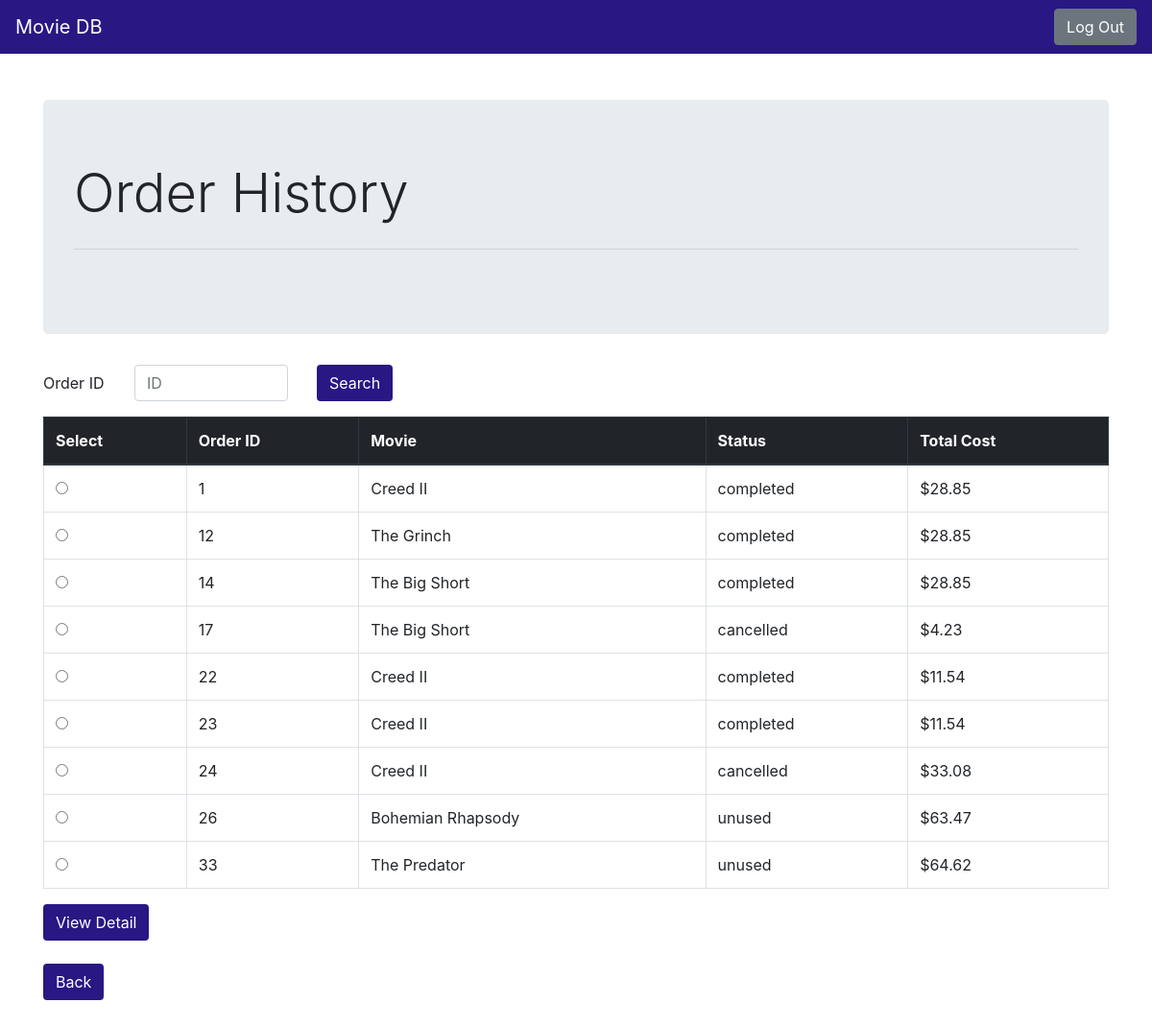
/order_history (signed in), run on the app's committed database.
### tables this page shows
CREATE TABLE ORDERS (
  order_ID integer primary key autoincrement,
  o_date date not null,
  senior_tickets int not null,
  child_tickets int not null,
  adult_tickets int not null,
  total_tickets int not null,
  o_time time not null,
  status varchar[30],
  card_number int not null,
  username varchar[30] not null,
  title varchar[100] not null,
  theater_id int not null,
  constraint ORDERCARD foreign key(card_number) references PAYMENT_INFO(card_no) on delete set null on update cascade,
  constraint ORDERUSER foreign key(username) references CUSTOMER(username) on delete set null on update cascade,
  constraint ORDERTITLE foreign key(title) references MOVIE(title) on delete set null on update cascade,
  constraint ORDERTHEATER foreign key(theater_id) references THEATER(theater_id) on delete set null on update cascade
);

### p3.py (the view)
@app.route('/order_history', methods=['GET', 'POST'])
def order_history():
    db = get_db()
    cur = db.execute('select * from ORDERS where username=?;',[session.get('user')])
    orders = cur.fetchall()
    cur = db.execute('select child_discount as disc from SYSTEM_INFO where child_discount is not null;')
    c = cur.fetchone()
    cur = db.execute('select senior_discount as disc from SYSTEM_INFO where senior_discount is not null;')
    s = cur.fetchone()
    o = []
    for order in orders:
        total = round((int(order['adult_tickets'])*11.54)+(int(order['child_tickets'])*11.54*c['disc'])+(int(order['senior_tickets'])*11.54*s['disc']),2)
        if order['status'] == 'cancelled':
            total = total - 5
        o.append({'order_ID':order['order_ID'], 'title':order['title'], 'status':order['status'], 'total':total})
    return render_template('order_history.html', orders=o, c=c, s=s)

### p3.py (called while the page is built)
def connect_db():
    rv = sqlite3.connect(app.config['DATABASE'])
    rv.row_factory = sqlite3.Row
    return rv

def get_db():
    if not hasattr(g, 'sqlite_db'):
        g.sqlite_db = connect_db()
    return g.sqlite_db

### templates/order_history.html (shortened to what this page needs)
{% extends "navbar.html" %}
{% block body %}
<div class="container">
  <div class="jumbotron">
    <h1 class="display-4">Order History</h1>
    <hr class="my-4">
  </div>
  {% if not orders %}
  <h2>You havent placed any orders yet</h2>
  {% else %}
  <form action="{{ url_for('order_detail') }}" method=post>
    <div class="form-group row">
      <label for="search" class="col-sm-1 col-form-label">Order ID</label>
      <div class="col-sm-2">
        <input type="number" class="form-control" id="search" name="search" placeholder="ID">
      </div>
      <div class="col-sm-1">
        <button type="submit" class="btn" style="background-color: #291784; color: #FFFFFF;">Search</button>
      </div>
    </div>
  </form>
  <form action="{{ url_for('order_detail') }}" method=post>
    <table class="table table-bordered">
      <thead class="thead-dark">
        <tr>
          <th scope="col">Select</th>
          <th scope="col">Order ID</th>
          <th scope="col">Movie</th>
          <th scope="col">Status</th>
          <th scope="col">Total Cost</th>
        </tr>
      </thead>
      <tbody>
        {% for order in orders %}
        <tr>
          <th scope="row">
            <div style="padding-left: 20px">
              <input type="radio" class="form-check-input" name="search" id="search" value="{{ order.order_ID }}">
            </div>
          </th>
          <td>{{ order.order_ID }}</td>
          <td>{{ order.title }}</td>
          <td>{{ order.status }}</td>
          <td>${{ order.total }}</td>
        </tr>
        {% endfor %}
      </tbody>
    </table>
    <button type="submit" class="btn" style="background-color: #291784; color: #FFFFFF;">View Detail</button>
  </form>
  <br>
  <a href="{{ url_for('me') }}" class="btn" role="button" aria-pressed="true"
    style="background-color: #291784; color: #FFFFFF;">Back</a>
  <br><br><br>
  {% endif %}
</div>
{% endblock %}

### data on the page
ORDERS: order_ID "1", title "Creed II", status "completed", total "28.85"
ORDERS: order_ID "12", title "The Grinch", status "completed", total "28.85"
ORDERS: order_ID "14", title "The Big Short", status "completed", total "28.85"
ORDERS: order_ID "17", title "The Big Short", status "cancelled", total "4.23"
ORDERS: order_ID "22", title "Creed II", status "completed", total "11.54"
ORDERS: order_ID "23", title "Creed II", status "completed", total "11.54"
ORDERS: order_ID "24", title "Creed II", status "cancelled", total "33.08"
ORDERS: order_ID "26", title "Bohemian Rhapsody", status "unused", total "63.47"
ORDERS: order_ID "33", title "The Predator", status "unused", total "64.62"
